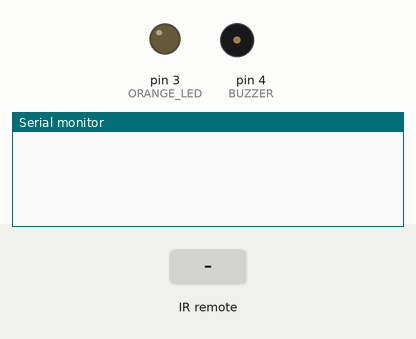
The sketch below on a simulated Arduino Uno, built with avr-gcc and run on an emulated ATmega328P. Shown: output pins drawn as LEDs (lit = HIGH), buzzer (waves = sounding, pin HIGH), the last lines printed to the serial monitor. The inputs (shaded band) are chosen by the test bench.

Above: at 1.3 s.
1.4 s: infrared code 0xE9160102 received
At 1.6 s:
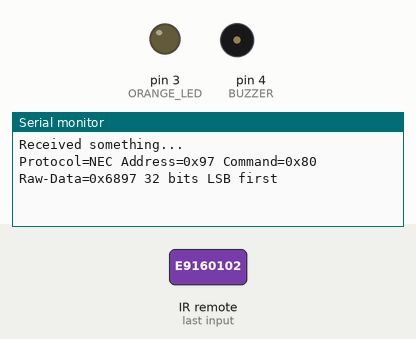
At 2.8 s:
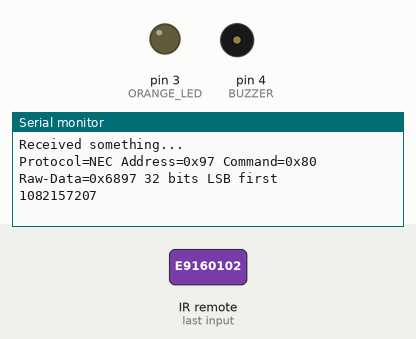

The sketch:

ir_rec_2.ino
```cpp
// (licence header left out)
/*
 * This is an example source code of a tutorial on how to do IR communication with the Arduino Uno.
 * This program is for a sending Arduino Uno that sends an IR signal each second.
 */

#include <IRremote.h> // >v3.0.0

#define BUZZER 4
#define ORANGE_LED 3
#define IR_REC_FRONT 2

#define THRESHOLD 250
#define IR_DATA 3910533378 // Raw data based on received signal (IrReceiver.decodedIRData.decodedRawData) Address 0x0102 command 0x16

//bool is_shot = false;
unsigned long current_time = 0;
uint32_t raw_data = 0;

void setup()
{
  Serial.begin(9600); //initialize serial connection to print on the Serial Monitor of the Arduino IDE
  pinMode(BUZZER, OUTPUT);
  pinMode(ORANGE_LED, OUTPUT);
  IrReceiver.begin(IR_REC_FRONT); // Initializes the IR receiver object
}

void loop()
{
  // provide time for decoding of IR value
  if(millis() - current_time > THRESHOLD) {
    current_time = millis();
    if (IrReceiver.decode()) {
      Serial.println("Received something...");
      IrReceiver.printIRResultShort(&Serial); // Prints a summary of the received data
      Serial.println();
      raw_data = IrReceiver.decodedIRData.decodedRawData;
      Serial.println(raw_data);

      // Register shots
      if(raw_data == IR_DATA) {
        playFeedback();
      }
      IrReceiver.resume(); // Important, enables to receive the next IR signal
    }
  }
}

void playFeedback() {
  digitalWrite(BUZZER, HIGH);
  digitalWrite(ORANGE_LED, HIGH);
  delay(300);
  digitalWrite(BUZZER, LOW);
  digitalWrite(ORANGE_LED, LOW);
  delay(100);
}
```

Measured:
- after the input at 1.4 s, the serial monitor: prints a new line after 0.11 s (image 1)
